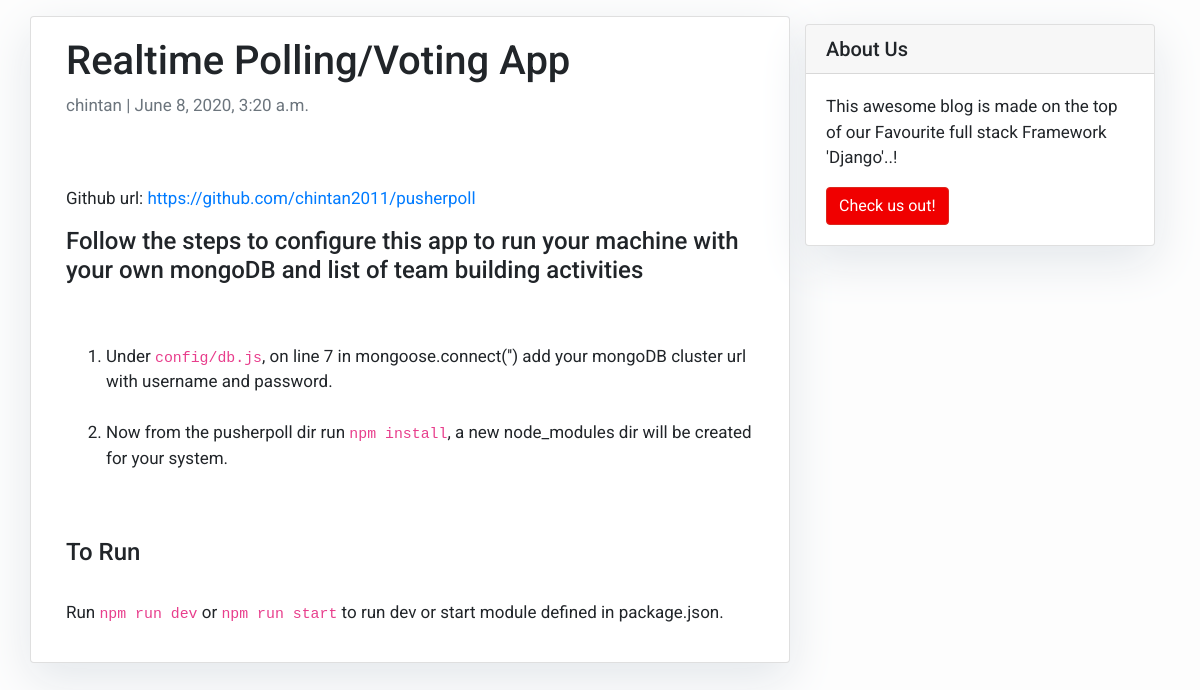
The app's page /realtime-pollingvoting-app/, older data.
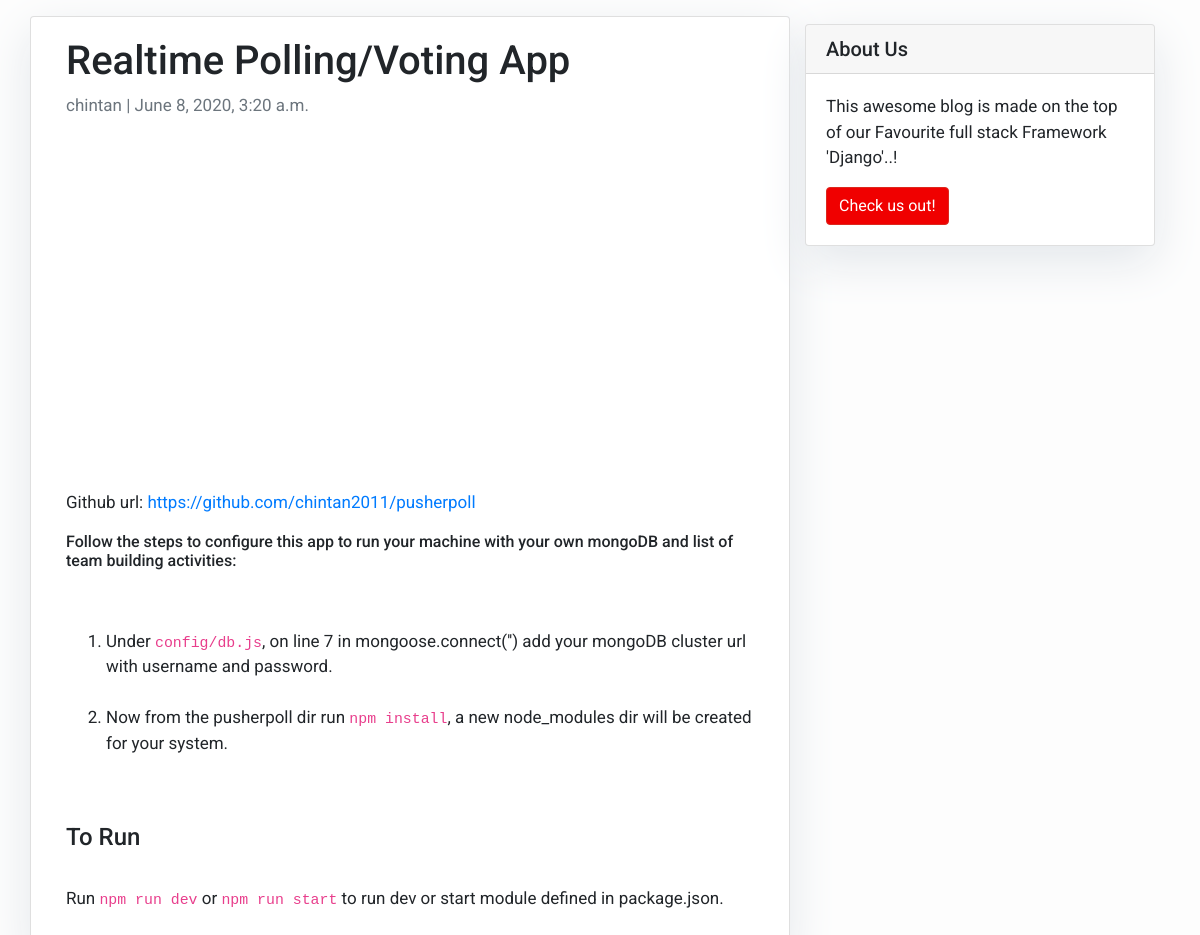
The same page, newer data.
### blog/models.py (models this page shows, shortened)
class Post(models.Model):
    title = models.CharField(max_length=200, unique=True)
    slug = models.SlugField(max_length=200, unique=True)
    author = models.ForeignKey(User, on_delete=models.CASCADE, related_name='blog_posts')
    tech_stack = models.CharField(max_length=200, default='')
    github_url = models.URLField(max_length=200, default='n/a', blank=True)
    updated_on = models.DateTimeField(auto_now=True)
    content = models.TextField()
    created_on = models.DateTimeField(auto_now_add=True)
    status = models.IntegerField(choices=STATUS, default=0)
    screen_shot = models.ImageField(upload_to="tech_image", blank=True)
    images = ListCharField(
        base_field=CharField(max_length=100),
        size=6,
        blank=True,
        max_length=(6 * 1000)  # 6 * 10 character nominals, plus commas
    )
    class Meta:
        ordering = ['-created_on']  #sort results based on when they were created

### blog/views.py (the view)
# urls.py: path('<slug:slug>/', views.PostDetail.as_view(), name='post_detail'),
class PostDetail(generic.DetailView):
    model = Post
    template_name = 'post_detail.html'

### templates/post_detail.html (shortened to what this page needs)
{% extends 'base.html' %} {% block content %} {% block tech_icons %}
{% load markdown_deux_tags %}
<div class="container">
  	<link rel="stylesheet" href="https://cdn.rawgit.com/konpa/devicon/df6431e323547add1b4cf45992913f15286456d3/devicon.min.css">
	<div class="row">
    	<div class="col-md-8 card mb-4  mt-3 left  top">
      		<div class="card-body">
        		<h1>{% block title %} {{ object.title }} {% endblock title %}</h1>
				<p class=" text-muted">{{ post.author }} | {{ post.created_on }}</p>
				<br></br>
        			Github url: <a href="{{ post.github_url }}">{{post.github_url}}</a>
				<p class="card-text">{{ object.content  | markdown | linebreaks }}</p>
      		</div>
		</div>
	{% block sidebar %} {% include 'sidebar.html' %} {% endblock sidebar %}
	{% endblock tech_icons %}
	</div>
</div>
{% endblock content %}

Row changes from the older to the newer data that the page shows:
changed Post "Realtime Polling/Voting App": content "…list of team building activities Under config/db.js , on…" → "…list of team building activities: Under config/db.js , on…"
